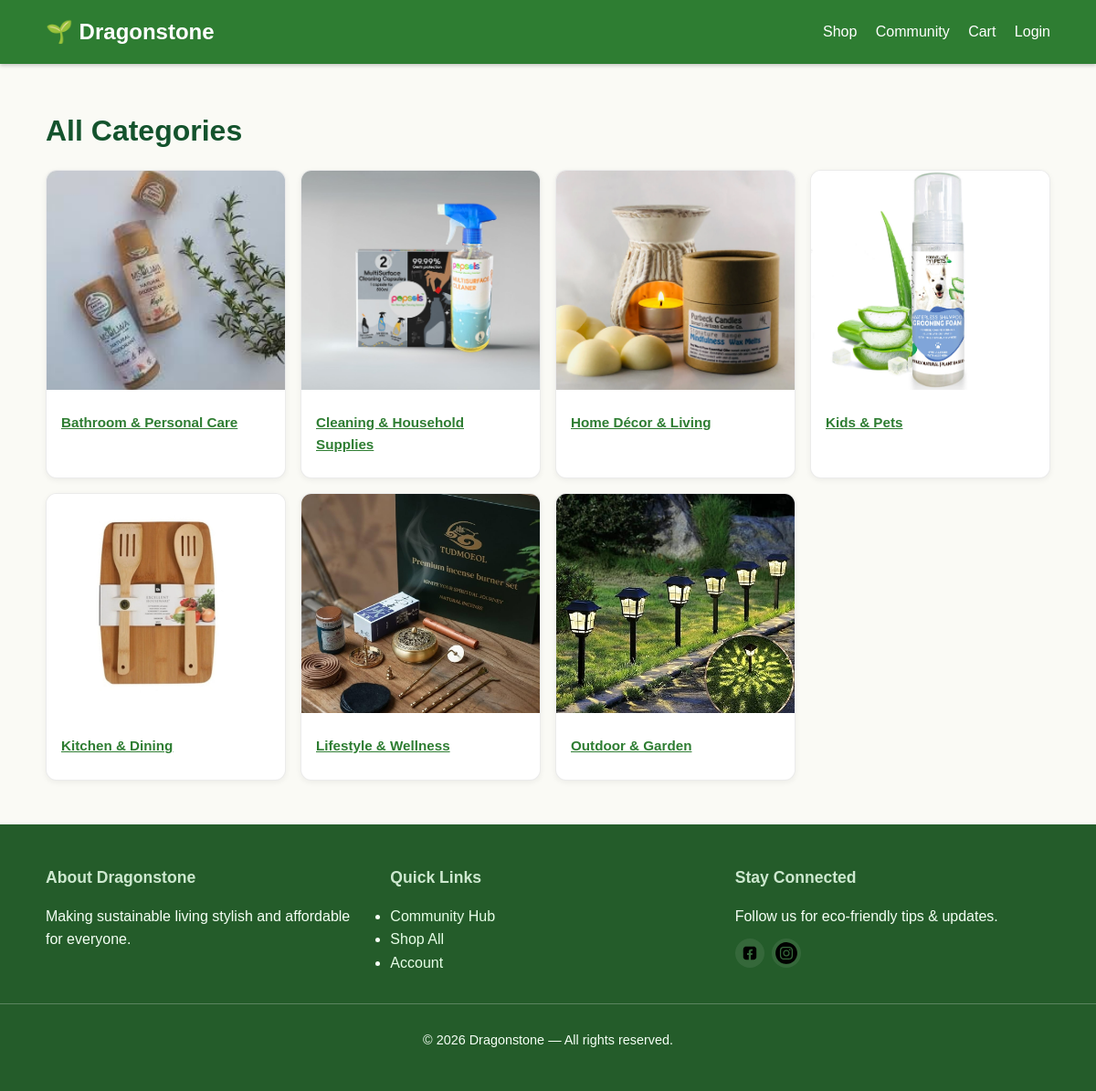
The app's page /category.php with its own data.
### tables this page shows
CREATE TABLE categories (
                            category_id INT AUTO_INCREMENT PRIMARY KEY,
                            name VARCHAR(255) NOT NULL,
                            slug VARCHAR(255) NOT NULL UNIQUE,
                            tile_image VARCHAR(255),
                            description TEXT,
                            parent_id INT DEFAULT NULL,
                            FOREIGN KEY (parent_id) REFERENCES categories(category_id) ON DELETE SET NULL
);

### src/helpers.php (called while the page is built, shortened)
<?php
function h($str) {
    return htmlspecialchars((string)$str, ENT_QUOTES, 'UTF-8');
}
function ds_find_image_for_keywords($keywords) {
    $dir = defined('UPLOAD_PATH') ? UPLOAD_PATH : __DIR__ . '/../public/uploads/products/';
    $kw = strtolower((string)$keywords);
    $best = null; $bestScore = -1;
    $files = @scandir($dir);
    foreach ($files as $f) {
        if ($f === '.' || $f === '..') continue;
        $name = strtolower(str_replace(['_', '-', '(', ')'], ' ', pathinfo($f, PATHINFO_FILENAME)));
        $score = 0;
        foreach (preg_split('/\s+/', $kw) as $w) {
            if ($w !== '' && strpos($name, $w) !== false) { $score++; }
        }
        if ($score > $bestScore) { $bestScore = $score; $best = $f; }
    }
    return $best;
}
function ds_upload_url($filename) {
    $base = basename((string)$filename);
    $encoded = rawurlencode($base);
    return rtrim(defined('UPLOAD_URL') ? UPLOAD_URL : '', '/') . '/' . $encoded;
}
?>

### public/category.php (the view, shortened to what this page needs)
<?php
$slug = trim($_GET['slug'] ?? '');
include(__DIR__ . '/partials/header.php');
?>
<div class="container category-page my-5">
<?php
if ($slug === '') {
    $c = $pdo->query("SELECT category_id, name, slug, tile_image FROM categories ORDER BY name");
    $cats = $c->fetchAll(PDO::FETCH_ASSOC);
    echo '<h1>All Categories</h1><div class="row g-3">';
    foreach ($cats as $cat) {
        $imgUrl = '';
        $enforced = [
            'home decor & living' => 'Soy wax candles with natural essential oils.jpg',
            'kids & pets' => 'Natural pet grooming foam.jpg',
            'lifestyle & wellness' => 'Mindfulness kit with sustainably sourced incense.jpg',
        ];
        $nameKey = mb_strtolower(str_replace('é','e', $cat['name']));
        if (isset($enforced[$nameKey]) && ds_upload_exists($enforced[$nameKey])) {
            $imgUrl = ds_upload_url($enforced[$nameKey]);
        } else {
            if (!empty($cat['tile_image']) && ds_upload_exists($cat['tile_image'])) {
                $imgUrl = ds_upload_url($cat['tile_image']);
            } else {
                $guess = ds_find_image_for_keywords($cat['name']);
                if ($guess && ds_upload_exists($guess)) { $imgUrl = ds_upload_url($guess); }
            }
        }
        echo '<div class="col-6 col-md-3"><a class="card product-card h-100 text-decoration-none" href="'.APP_URL.'/public/category.php?slug='.urlencode($cat['slug']).'">';
        echo '<img src="'.h($imgUrl).'" class="card-img-top" alt="'.h($cat['name']).'">';
        echo '<div class="card-body"><h6>'.h($cat['name']).'</h6></div></a></div>';
    }
    echo '</div>'; echo '</div>'; include __DIR__ . '/partials/footer.php'; exit;
}
?>
<?php include(__DIR__ . '/partials/footer.php'); ?>

### public/partials/header.php (shortened to what this page needs)
<?php
$cssV = @filemtime(__DIR__ . '/../assets/css/main.css');
?>
<!DOCTYPE html>
<html lang="en">
<head>
    <link rel="stylesheet" href="<?= APP_URL ?>/public/assets/css/main.css?v=<?= $cssV ?>">
</head>
<body>
<header class="site-header">
    <div class="container nav-flex">
        <a href="<?= APP_URL ?>/public/index.php" class="logo">🌱 <?= APP_NAME ?></a>
        <nav class="nav-links">
            <a href="<?= APP_URL ?>/public/category.php">Shop</a>
            <a href="<?= APP_URL ?>/public/community.php">Community</a>
            <a href="<?= APP_URL ?>/public/cart.php">Cart</a>
            <?php if (isset($_SESSION['user_id'])): ?>
                <a href="<?= APP_URL ?>/logout.php">Logout</a>
            <?php else: ?>
                <a href="<?= APP_URL ?>/login.php">Login</a>
            <?php endif; ?>
        </nav>
    </div>
</header>
<main class="main-content">

### public/partials/footer.php (shortened to what this page needs)
</main>
<footer class="site-footer" style="background:#245C2A;color:#F5FFF5;">
    <div class="container footer-grid">
        <div>
            <h4>About <?= APP_NAME ?></h4>
            <p>Making sustainable living stylish and affordable for everyone.</p>
        </div>
        <div>
            <h4>Quick Links</h4>
            <ul>
                <li><a href="<?= APP_URL ?>/public/community.php">Community Hub</a></li>
                <li><a href="<?= APP_URL ?>/public/category.php">Shop All</a></li>
                <li><a href="<?= APP_URL ?>/public/user_dashboard.php">Account</a></li>
            </ul>
        </div>
        <div>
            <h4>Stay Connected</h4>
            <p>Follow us for eco-friendly tips & updates.</p>
            <div class="social-icons">
                <a href="#" aria-label="Facebook"><img src="<?= APP_URL ?>/public/assets/images/icon_fb.svg" alt="Facebook" width="24" height="24" loading="lazy"></a>
                <a href="#" aria-label="Instagram"><img src="<?= APP_URL ?>/public/assets/images/icon_ig.svg" alt="Instagram" width="24" height="24" loading="lazy"></a>
            </div>
        </div>
    </div>
    <div class="footer-bottom">
        <p>© <?= date('Y') ?> <?= APP_NAME ?> — All rights reserved.</p>
    </div>
</footer>
</body>
</html>

### public/assets/css/main.css (style rules this page uses)
:root { --eco-green: #2E7D32; --light-green: #A5D6A7; --dark: #1B1B1B; --cream: #FAFAF5; --accent: #FFB300; --font-main: 'Poppins', sans-serif; }
* { box-sizing: border-box; margin: 0; padding: 0; }
html, body { height: 100%; }
body { font-family: var(--font-main); background-color: var(--cream); color: var(--dark); line-height: 1.6; min-height: 100vh; display: flex; flex-direction: column; }
.site-header { background: var(--eco-green); color: white; padding: 1rem 0; box-shadow: 0 2px 4px rgba(0,0,0,0.2); }
.container { width: 90%; margin: 0 auto; }
.nav-flex { display: flex; justify-content: space-between; align-items: center; }
.logo { font-weight: 700; font-size: 1.5rem; text-decoration: none; color: white; }
.nav-links a { margin-left: 1rem; text-decoration: none; color: white; transition: color 0.3s; }
.site-footer { background: #245C2A; color: #F5FFF5; padding: 2rem 0; margin-top: auto; }
.footer-grid { display: grid; grid-template-columns: repeat(auto-fit, minmax(220px, 1fr)); gap: 2rem; }
.footer-grid h4 { margin-bottom: 1rem; color: #CDE8CF; }
.footer-grid a { color: #F5FFF5; text-decoration: none; }
.footer-bottom { text-align: center; margin-top: 2rem; border-top: 1px solid rgba(255,255,255,0.25); padding-top: 1rem; font-size: 0.9rem; }
.site-footer .social-icons { display: flex; gap: 0.5rem; align-items: center; }
.site-footer .social-icons a { display: inline-flex; align-items: center; justify-content: center; width: 32px; height: 32px; border-radius: 50%; background: rgba(255,255,255,0.08); }
.site-footer .social-icons img { width: 24px; height: 24px; display: block; }
h1, .h1 { font-size: 2rem; margin: 1rem 0; font-weight: 700; }
h4, .h4 { font-size: 1.1rem; margin: 0.75rem 0; font-weight: 600; }
h6, .h6 { font-size: 0.95rem; margin: 0.5rem 0; font-weight: 600; }
p { margin: 0.75rem 0; }
a { color: var(--eco-green); }
.container { width: min(1100px, 92%); margin-inline: auto; }
.row { display: flex; flex-wrap: wrap; gap: 1rem; }
.g-3 { gap: 1rem; }
.col-6 { flex: 0 0 calc(50% - 0.5rem); max-width: calc(50% - 0.5rem); }
@media (min-width: 768px) { .col-md-3 { flex: 0 0 calc(25% - 0.75rem); max-width: calc(25% - 0.75rem); } }
:root { --sp-0:0; --sp-1:0.25rem; --sp-2:0.5rem; --sp-3:1rem; --sp-4:1.5rem; --sp-5:3rem; }
.my-5 { margin-top:var(--sp-5);margin-bottom:var(--sp-5) }
.card { background: #fff; border: 1px solid rgba(0,0,0,0.08); border-radius: 12px; overflow: hidden; box-shadow: 0 2px 6px rgba(0,0,0,0.06); transition: transform .2s ease, box-shadow .2s ease; }
.card-body { padding: 1rem; }
.card-img-top { width: 100%; height: 180px; object-fit: cover; display: block; }
h1 + .row, h1 + .g-3 { margin-top: 0.75rem; }
.product-card { display: flex; flex-direction: column; height: 100%; }
.product-card .card-img-top { height: 200px; object-fit: cover; width: 100%; display: block; }
.product-card .card-body { display: flex; flex-direction: column; gap: 0.5rem; flex: 1 1 auto; }
@media (min-width: 768px) { .product-card .card-img-top { height: 220px; } }
@media (min-width: 1200px) { .product-card .card-img-top { height: 240px; } }
.category-page h1 { color: #14532d; }
.site-footer { background: #245C2A; color: #F5FFF5; }
.site-footer a { color: #E8FFE8; }
.main-content { flex: 1 0 auto; }

### records on screen
categories: shows a picture, name "Bathroom & Personal Care"
categories: shows a picture, name "Cleaning & Household Supplies"
categories: shows a picture, name "Home Décor & Living"
categories: shows a picture, name "Kids & Pets"
categories: shows a picture, name "Kitchen & Dining"
categories: shows a picture, name "Lifestyle & Wellness"
categories: shows a picture, name "Outdoor & Garden"

### other values on screen
APP_NAME "Dragonstone"
